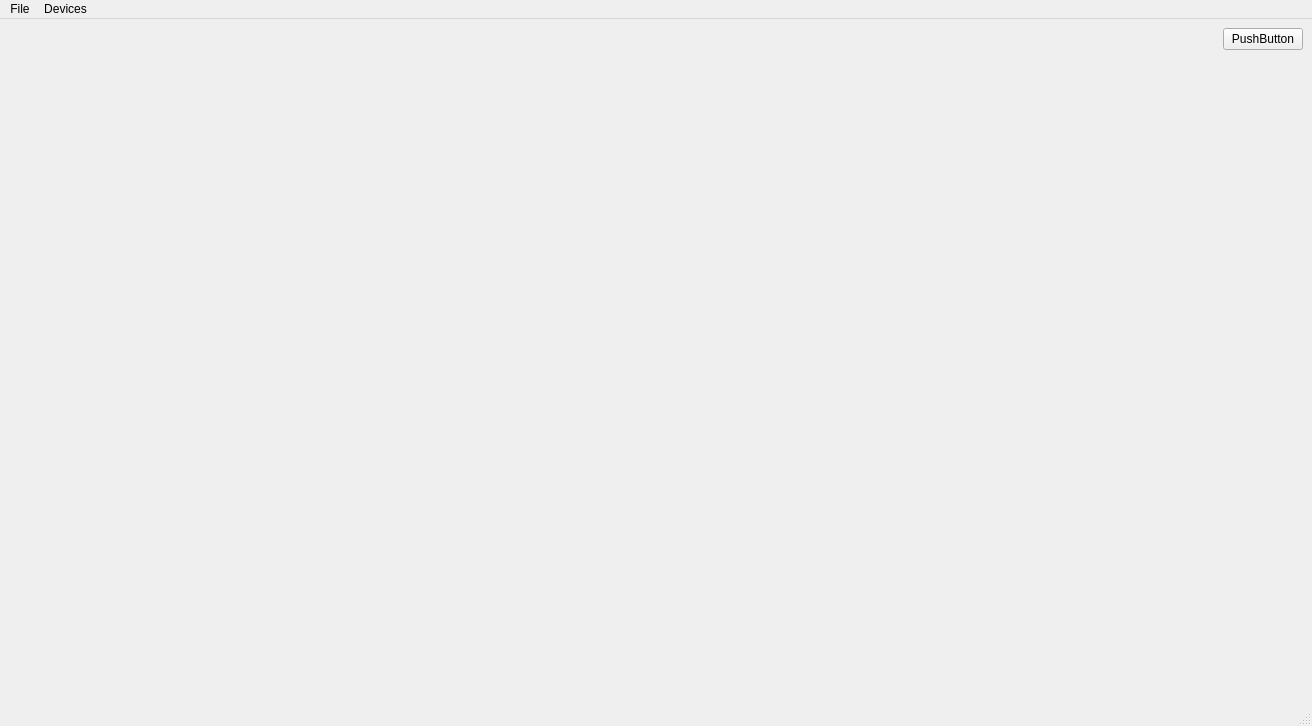
<?xml version="1.0" encoding="UTF-8"?>
<ui version="4.0">
 <class>Camera</class>
 <widget class="QMainWindow" name="Camera">
  <property name="geometry">
   <rect>
    <x>0</x>
    <y>0</y>
    <width>1312</width>
    <height>726</height>
   </rect>
  </property>
  <property name="windowTitle">
   <string>Camera</string>
  </property>
  <widget class="QWidget" name="centralwidget">
   <layout class="QGridLayout" name="gridLayout_3">
    <item row="0" column="0" rowspan="2">
     <widget class="QStackedWidget" name="stackedWidget">
      <property name="sizePolicy">
       <sizepolicy hsizetype="Preferred" vsizetype="Preferred">
        <horstretch>1</horstretch>
        <verstretch>0</verstretch>
       </sizepolicy>
      </property>
      <property name="palette">
       <palette>
        <active>
         <colorrole role="Base">
          <brush brushstyle="SolidPattern">
           <color alpha="255">
            <red>255</red>
            <green>255</green>
            <blue>255</blue>
           </color>
          </brush>
         </colorrole>
         <colorrole role="Window">
          <brush brushstyle="SolidPattern">
           <color alpha="255">
            <red>145</red>
            <green>145</green>
            <blue>145</blue>
           </color>
          </brush>
         </colorrole>
        </active>
        <inactive>
         <colorrole role="Base">
          <brush brushstyle="SolidPattern">
           <color alpha="255">
            <red>255</red>
            <green>255</green>
            <blue>255</blue>
           </color>
          </brush>
         </colorrole>
         <colorrole role="Window">
          <brush brushstyle="SolidPattern">
           <color alpha="255">
            <red>145</red>
            <green>145</green>
            <blue>145</blue>
           </color>
          </brush>
         </colorrole>
        </inactive>
        <disabled>
         <colorrole role="Base">
          <brush brushstyle="SolidPattern">
           <color alpha="255">
            <red>145</red>
            <green>145</green>
            <blue>145</blue>
           </color>
          </brush>
         </colorrole>
         <colorrole role="Window">
          <brush brushstyle="SolidPattern">
           <color alpha="255">
            <red>145</red>
            <green>145</green>
            <blue>145</blue>
           </color>
          </brush>
         </colorrole>
        </disabled>
       </palette>
      </property>
      <property name="currentIndex">
       <number>0</number>
      </property>
      <widget class="QWidget" name="viewfinderPage">
       <layout class="QGridLayout" name="gridLayout_5">
        <item row="0" column="0">
         <widget class="QCameraViewfinder" name="viewfinder" native="true"/>
        </item>
       </layout>
      </widget>
      <widget class="QWidget" name="previewPage">
       <layout class="QGridLayout" name="gridLayout_4">
        <item row="0" column="0">
         <widget class="QLabel" name="lastImagePreviewLabel">
          <property name="sizePolicy">
           <sizepolicy hsizetype="Preferred" vsizetype="MinimumExpanding">
            <horstretch>0</horstretch>
            <verstretch>0</verstretch>
           </sizepolicy>
          </property>
          <property name="frameShape">
           <enum>QFrame::Box</enum>
          </property>
          <property name="text">
           <string/>
          </property>
         </widget>
        </item>
       </layout>
      </widget>
     </widget>
    </item>
    <item row="0" column="1">
     <widget class="QPushButton" name="pushButton">
      <property name="text">
       <string>PushButton</string>
      </property>
     </widget>
    </item>
   </layout>
  </widget>
  <widget class="QMenuBar" name="menubar">
   <property name="geometry">
    <rect>
     <x>0</x>
     <y>0</y>
     <width>1312</width>
     <height>29</height>
    </rect>
   </property>
   <widget class="QMenu" name="menuFile">
    <property name="title">
     <string>File</string>
    </property>
    <addaction name="actionStartCamera"/>
    <addaction name="actionStopCamera"/>
    <addaction name="separator"/>
    <addaction name="actionSettings"/>
    <addaction name="separator"/>
    <addaction name="actionExit"/>
   </widget>
   <widget class="QMenu" name="menuDevices">
    <property name="title">
     <string>Devices</string>
    </property>
   </widget>
   <addaction name="menuFile"/>
   <addaction name="menuDevices"/>
  </widget>
  <widget class="QStatusBar" name="statusbar"/>
  <action name="actionExit">
   <property name="text">
    <string>Exit</string>
   </property>
  </action>
  <action name="actionStartCamera">
   <property name="text">
    <string>Start Camera</string>
   </property>
  </action>
  <action name="actionStopCamera">
   <property name="text">
    <string>Stop Camera</string>
   </property>
  </action>
  <action name="actionSettings">
   <property name="text">
    <string>Settings</string>
   </property>
  </action>
 </widget>
 <customwidgets>
  <customwidget>
   <class>QCameraViewfinder</class>
   <extends>QWidget</extends>
   <header>qcameraviewfinder.h</header>
   <container>1</container>
  </customwidget>
 </customwidgets>
 <resources/>
 <connections>
  <connection>
   <sender>actionExit</sender>
   <signal>triggered()</signal>
   <receiver>Camera</receiver>
   <slot>close()</slot>
   <hints>
    <hint type="sourcelabel">
     <x>-1</x>
     <y>-1</y>
    </hint>
    <hint type="destinationlabel">
     <x>154</x>
     <y>130</y>
    </hint>
   </hints>
  </connection>
  <connection>
   <sender>actionSettings</sender>
   <signal>triggered()</signal>
   <receiver>Camera</receiver>
   <slot>configureCaptureSettings()</slot>
   <hints>
    <hint type="sourcelabel">
     <x>-1</x>
     <y>-1</y>
    </hint>
    <hint type="destinationlabel">
     <x>333</x>
     <y>210</y>
    </hint>
   </hints>
  </connection>
  <connection>
   <sender>actionStartCamera</sender>
   <signal>triggered()</signal>
   <receiver>Camera</receiver>
   <slot>startCamera()</slot>
   <hints>
    <hint type="sourcelabel">
     <x>-1</x>
     <y>-1</y>
    </hint>
    <hint type="destinationlabel">
     <x>333</x>
     <y>210</y>
    </hint>
   </hints>
  </connection>
  <connection>
   <sender>actionStopCamera</sender>
   <signal>triggered()</signal>
   <receiver>Camera</receiver>
   <slot>stopCamera()</slot>
   <hints>
    <hint type="sourcelabel">
     <x>-1</x>
     <y>-1</y>
    </hint>
    <hint type="destinationlabel">
     <x>333</x>
     <y>210</y>
    </hint>
   </hints>
  </connection>
 </connections>
 <slots>
  <slot>record()</slot>
  <slot>pause()</slot>
  <slot>stop()</slot>
  <slot>enablePreview(bool)</slot>
  <slot>configureCaptureSettings()</slot>
  <slot>takeImage()</slot>
  <slot>startCamera()</slot>
  <slot>toggleLock()</slot>
  <slot>setMuted(bool)</slot>
  <slot>stopCamera()</slot>
  <slot>setExposureCompensation(int)</slot>
 </slots>
</ui>
